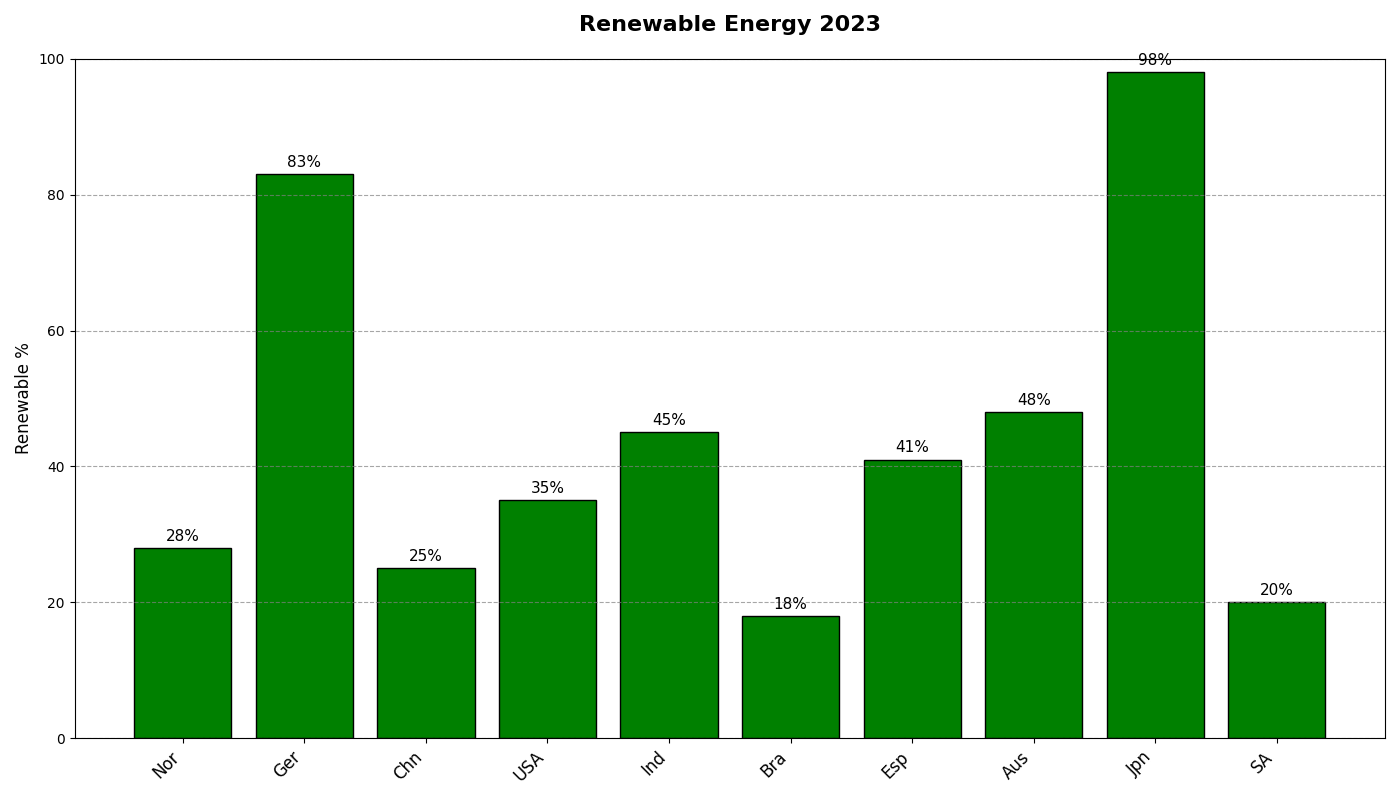

Write the Python code that produced this figure.
import matplotlib.pyplot as plt
import numpy as np

countries = ['Nor', 'Ger', 'Chn', 'USA', 'Ind', 'Bra', 'Esp', 'Aus', 'Jpn', 'SA']
renewable_percentages = [28, 83, 25, 35, 45, 18, 41, 48, 98, 20]

# Set a single color for all bars
single_color = 'green'

fig, ax1 = plt.subplots(figsize=(14, 8))

bars = ax1.bar(countries, renewable_percentages, color=single_color, edgecolor='black')
ax1.set_ylabel('Renewable %', fontsize=12)
ax1.set_ylim(0, 100)
ax1.set_xticks(np.arange(len(countries)))
ax1.set_xticklabels(countries, rotation=45, ha='right', fontsize=12)
ax1.yaxis.grid(True, linestyle='--', which='major', color='grey', alpha=0.7)
ax1.bar_label(bars, fmt='%.0f%%', padding=3, fontsize=11)

ax1.set_title('Renewable Energy 2023', fontsize=16, fontweight='bold', pad=20)

plt.tight_layout()
plt.show()
